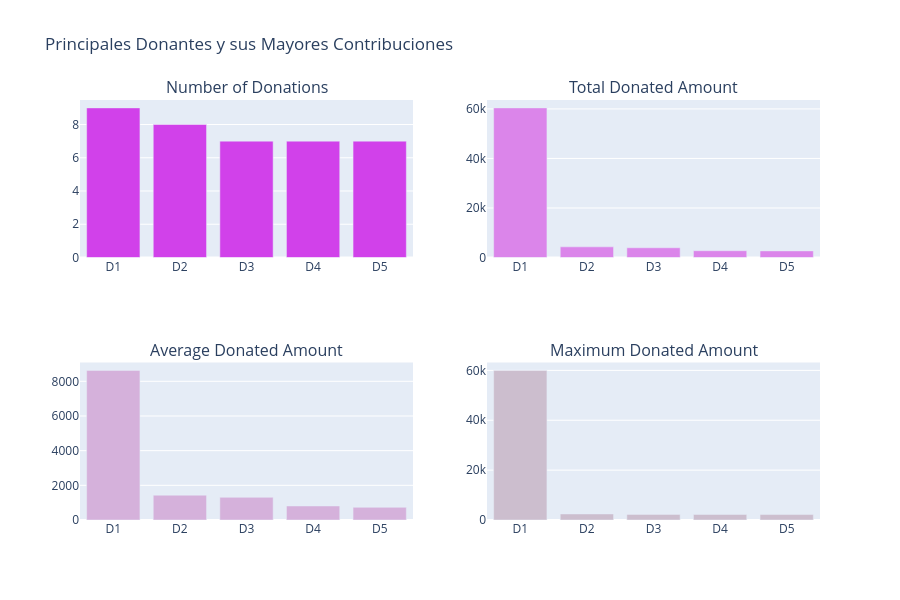

Here is the notebook cell this chart was saved with:
### Markdown cell above
> - **Proyectos Principales**  
> - En la historia de donorschoose, diferentes proyectos han recibido un número variable de donaciones, desde tan bajo como 1 hasta tan alto como 800 donaciones. El número máximo de donaciones hechas en un solo proyecto es igual a 863. Este fue un proyecto liderado por un maestro y su título fue "**Vallecito StandUpKids Pilot Standing School!**" (mostrado como Pa1 en la primera gráfica). El monto total igual a **USD 108,248.30** fue financiado en este proyecto y quedó completamente financiado el 26 de agosto de 2015.    
> - Hay otros tres proyectos con un número muy grande de donaciones (mayor a 600) 
> - En noviembre de 2016, se inició un proyecto titulado "**Varsity and After-School Fencing Teams in NYC**" (mostrado como Pc1 en la segunda gráfica) que tuvo 18 donaciones en total. Este proyecto tuvo el monto promedio más alto por donante, igual a **USD 1850**  
> - En el proyecto titulado "**Learning to Play While Playing to Learn!**" (mostrado como Pd1 en la cuarta gráfica), se donó el monto máximo en una sola donación, igual a **USD 60,000**, el cual es el monto de donación individual más alto en la historia de DonorsChoose.  

## <a id="3.3"> 3.3 Quiénes son los Principales Donantes : </a>

Identifiquemos a los donantes que hicieron algunas de las contribuciones principales y sus valores. Es decir: 
- 3.3.1 Donantes que han hecho el mayor número de donaciones  
- 3.3.2 Donantes que han financiado los Montos Totales más Altos   
-  3.3.3 Donantes con el Monto Promedio más Alto en donaciones individuales  
-  3.3.4 Donantes que han donado el Monto Máximo en una sola donación

### Code cell
# Which Projects Had the maximum Donations 

tempdf = donations_df.groupby('Donor ID').agg({'Donor ID' : 'count', 'Donation Amount' : 'sum'}).rename(columns={'Donor ID' : "Donaciones Totales", 'Donation Amount' : "Total Amount"}).reset_index()
tempdf['Average Donation Amount'] = tempdf['Total Amount'] / tempdf['Donaciones Totales']

tempdf1 = tempdf.sort_values(by=['Donaciones Totales'], ascending=[False])
x = tempdf1.head(5)['Donor ID']
x = ["D"+str(i+1) for i in range(len(x))]
y = tempdf1.head(5)['Donaciones Totales']
tr1 = bar_ver_noagg(x, y, 'Donaciones Totales', '#d141ea', lm=None, rt=True)

tempdf1 = tempdf.sort_values(by=['Total Amount'], ascending=[False])
x = tempdf1.head(5)['Donor ID']
x = ["D"+str(i+1) for i in range(len(x))]
y = tempdf1.head(5)['Total Amount']
tr2 = bar_ver_noagg(x, y, 'Donaciones Promedio', '#db85ea', lm=None, rt=True)

tempdf1 = tempdf.sort_values(by=['Average Donation Amount'], ascending=[False])
x = tempdf1.head(5)['Donor ID']
x = ["D"+str(i+1) for i in range(len(x))]
y = tempdf1.head(5)['Average Donation Amount']
tr3 = bar_ver_noagg(x, y, 'Donaciones Promedio', '#d5b1db', lm=None, rt=True)

tempdf = donations_df.groupby('Donor ID').agg({'Donor ID' : 'count', 'Donation Amount' : 'max'}).rename(columns={'Donor ID' : "Donaciones Totales", 'Donation Amount' : "Donaciones Máximas"}).reset_index()
tempdf1 = tempdf.sort_values(by=['Donaciones Máximas'], ascending=[False])
x = tempdf1.head(5)['Donor ID']
x = ["D"+str(i+1) for i in range(len(x))]
y = tempdf1.head(5)['Donaciones Máximas']
tr4 = bar_ver_noagg(x, y, 'Donaciones Máximas', '#ccbece', lm=None, rt=True)

fig = tools.make_subplots(rows=2, cols=2, print_grid=False, subplot_titles = ['Number of Donations', "Total Donated Amount", 'Average Donated Amount', 'Maximum Donated Amount'])
fig.append_trace(tr1, 1, 1);
fig.append_trace(tr2, 1, 2);
fig.append_trace(tr3, 2, 1);
fig.append_trace(tr4, 2, 2);

fig['layout'].update(height=600, showlegend=False, title='Principales Donantes y sus Mayores Contribuciones');
iplot(fig);

### Figure 1 — Plotly figure (JSON) as saved in the notebook; plotly's stock layout.template omitted (floating-point values rounded to 4 significant figures)
{"data": [{"marker": {"color": "#d141ea"}, "type": "bar", "x": ["D1", "D2", "D3", "D4", "D5"], "xaxis": "x", "y": [9, 8, 7, 7, 7], "yaxis": "y"}, {"marker": {"color": "#db85ea"}, "type": "bar", "x": ["D1", "D2", "D3", "D4", "D5"], "xaxis": "x2", "y": [60420.0, 4301.0, 3926.0, 2733.0, 2667.0], "yaxis": "y2"}, {"marker": {"color": "#d5b1db"}, "type": "bar", "x": ["D1", "D2", "D3", "D4", "D5"], "xaxis": "x3", "y": [8631.0, 1434.0, 1309.0, 808.7, 731.1], "yaxis": "y3"}, {"marker": {"color": "#ccbece"}, "type": "bar", "x": ["D1", "D2", "D3", "D4", "D5"], "xaxis": "x4", "y": [60000.0, 2420.0, 2248.0, 2219.0, 2190.0], "yaxis": "y4"}], "layout": {"annotations": [{"font": {"size": 16}, "showarrow": false, "text": "Number of Donations", "x": 0.225, "xanchor": "center", "xref": "paper", "y": 1, "yanchor": "bottom", "yref": "paper"}, {"font": {"size": 16}, "showarrow": false, "text": "Total Donated Amount", "x": 0.775, "xanchor": "center", "xref": "paper", "y": 1, "yanchor": "bottom", "yref": "paper"}, {"font": {"size": 16}, "showarrow": false, "text": "Average Donated Amount", "x": 0.225, "xanchor": "center", "xref": "paper", "y": 0.375, "yanchor": "bottom", "yref": "paper"}, {"font": {"size": 16}, "showarrow": false, "text": "Maximum Donated Amount", "x": 0.775, "xanchor": "center", "xref": "paper", "y": 0.375, "yanchor": "bottom", "yref": "paper"}], "height": 600, "showlegend": false, "title": {"text": "Principales Donantes y sus Mayores Contribuciones"}, "xaxis": {"anchor": "y", "domain": [0, 0.45]}, "xaxis2": {"anchor": "y2", "domain": [0.55, 1]}, "xaxis3": {"anchor": "y3", "domain": [0, 0.45]}, "xaxis4": {"anchor": "y4", "domain": [0.55, 1]}, "yaxis": {"anchor": "x", "domain": [0.625, 1]}, "yaxis2": {"anchor": "x2", "domain": [0.625, 1]}, "yaxis3": {"anchor": "x3", "domain": [0, 0.375]}, "yaxis4": {"anchor": "x4", "domain": [0, 0.375]}}}
